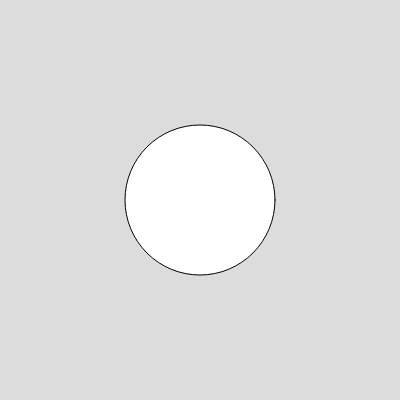
Frame 1 (no input)
Frame 60 (no input): identical to frame 1, image omitted
Frame 120 (the mouse pressed at the canvas centre since frame 60): blank canvas, image omitted

The p5.js sketch that drew this single still picture (run headless with seeded random() and noise() and a simulated clock; from frame 60 on, the mouse is pressed at the canvas centre):

// p5.js sketch
// ── sketch.js
function setup() {
  createCanvas(400, 400);
}

function draw() {
  background(220);
  if (mouseX > 200){
    rect(150, 125, 100, 150);
  }
  else if (mouseX < 200){
    circle(200, 200, 150);
  }

}
